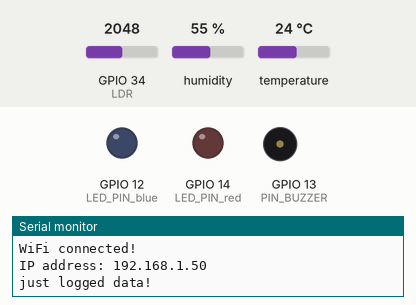
The sketch below on a simulated ESP32. Shown: output pins drawn as LEDs (lit = HIGH), buzzer (waves = sounding), the last lines printed to the serial monitor. Inputs (shaded band) come from the test bench; at power-on: temperature 24 °C, GPIO 34 (LDR) = 2048, humidity 55 %. WiFi joins after 1.5 s; servers stay silent unless stated.

Above: at 3.2 s.
3.3 s: temperature set to 34 °C
13.2 s: temperature set to 37 °C
At 22.8 s:
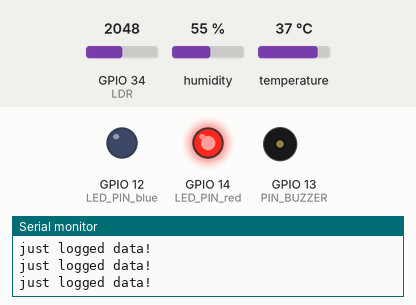
23.4 s: temperature set to 12 °C
29.0 s: temperature set to 41 °C
At 37.58 s:
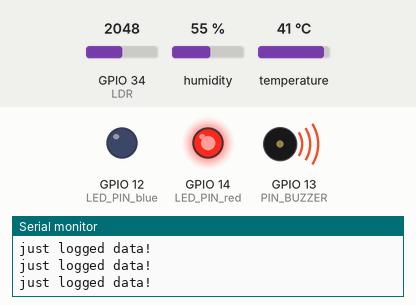
Timing chart, 0 to 39.2 s (numbered marks = the images above; inputs shaded):
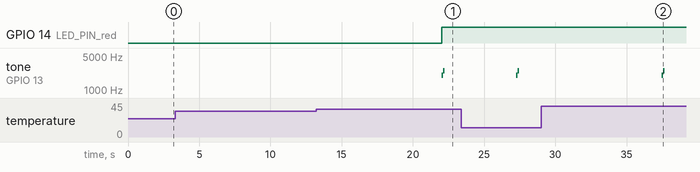

Measured:
- the behaviour switches between 35 and 36 °C on temperature (found by bisection; images 0 and 1)
- after the input at 13.2 s, GPIO 14 (LED_PIN_red): LOW → HIGH after 8.8 s; tone on GPIO 13 (PIN_BUZZER): silent → 2000 Hz after 8.8 s, → 2500 Hz 0.10 s later, → silent 0.10 s later
- after the input at 29.0 s, tone on GPIO 13 (PIN_BUZZER): silent → 2000 Hz after 8.5 s, → 2500 Hz 0.10 s later, → silent 0.10 s later

The sketch:

greenHouse.ino
```cpp
//----------------------------------------------------------------------
#include "DHTesp.h"  //include needed for temp & humity sensor
#include <WiFi.h>  //include needed for wifi connection

//definitions:
#define dhtPin 33 //pin number for DHT11 data
static DHTesp dht;  //define dht object
#define LDR 34  //define the light sensor pin
double f = 0;  //variable for sensing temp
double h = 0;  //variable for sensing humidity
int light = 0;  //variable for sensing light
const int T = 5;  //monitor temperautre, light & humidity ever T seconds
const int K = 25;  //keep a record of the K most recent values
int Time = 0;  //variable that will be updated with current time
//Size of array of data (K is each line of data, 65 is max amount of chars in each line):
const int ARRAYSIZE = K * 65;  //initialize size of array
String datas[ARRAYSIZE] = {};  //initialize array for storing data logs
int arrayCount = 0;  //variable used when initializing datas[] array
const int THIGH = 95;  //variable used for high temp
const int TLOW = 25;  //variable used for low temp
#define PIN_BUZZER 13  //buzzer for alarm
#define CHN 0  //define the pwm channel
#define LED_PIN_blue 12  //LED pin for low temp
#define LED_PIN_red 14  //LED pin for high temp
int alarmTime = 0;  //holds the time of when the alarm sounds
int alarmTemp = 0;  //holds the temp when alarm is sounded
String alarmNote;  //note to be posted on website to indicate alarm has sounded
#define ssid "network-name"
#define pwd "network-password"
static WiFiServer server( 80 );  //using port 80

//----------------------------------------------------------------------
void setup ( void ) {
  Serial.begin( 115200 );
  pinMode( LED_PIN_blue, OUTPUT ); //set the LED pin mode
  pinMode( LED_PIN_red, OUTPUT ); //set the LED pin mode
  dht.setup( dhtPin, DHTesp::DHT11 ); //init sensor
  pinMode(PIN_BUZZER, OUTPUT);  //setup buzzer as output
  ledcSetup(CHN, 0, 10);  //setup the pwm channel
  ledcAttachPin(PIN_BUZZER, CHN); //attach the led pin to pwm channel
  ledcWriteTone(CHN, 0);  //set the alarm to output no sound
  connectToWiFi();  //call function to connect to wifi
  server.begin();  //begin server
  //initialize array of data with blank data message:
  for (int i = 0; i < K; i++) { //loop through all 25 logs
    datas[i] = String("logging data ... please wait");  //give this String value
  }
}
//----------------------------------------------------------------------
static void connectToWiFi ( void ) {  //function to connect to wifi
  Serial.println( "Connecting to WiFi network: " + String(ssid) );
  WiFi.begin( ssid, pwd );
  while (WiFi.status() != WL_CONNECTED) { //wait until connected
    delay( 1000 );
    Serial.print( "." );
  }
  Serial.println();
  Serial.println( "WiFi connected!" );
  Serial.print( "IP address: " );
  Serial.println( WiFi.localIP() );
}

//----------------------------------------------------------------------
static void outputHTML ( WiFiClient& client, String datas[] ) {
  //HTTP headers always start with a response code (e.g. HTTP/1.1 200 OK),
  // a content-type so the client knows what's coming, and then a blank line
  client.println( "HTTP/1.1 200 OK" );
  client.println( "Content-type:text/html" );
  client.println();
  //output the content of the HTTP response
  client.println( "<html lang='en'>" );
  client.println( " <head> ");
  client.println("<meta charset='utf-8'> ");
  client.println( "<meta name='viewport' content='width=device-width, initial-scale=1, shrink-to-fit=no'> ");
  client.println( "<meta name='description' content='Greenhouse data log'> ");
  client.println( "<meta name='Cal Colistra' content='Greenhouse'> ");
  client.println( "<link rel='icon' type='image' href='https://www.my-indiana-home.com/wp-content/uploads/2014/02/greenhouse_ks-511x404.jpg'> ");
  client.println( "<title>GreenHouse</title> ");
  client.println( "<link rel='stylesheet' href='https://maxcdn.bootstrapcdn.com/bootstrap/4.0.0/css/bootstrap.min.css' integrity='sha384-Gn5384xqQ1aoWXA+058RXPxPg6fy4IWvTNh0E263XmFcJlSAwiGgFAW/dAiS6JXm' crossorigin='anonymous'>");
  client.println(" </head> " );
  client.println("<header>");
  client.println("<div class='navbar navbar-dark bg-dark box-shadow'>");
  client.println("<div class='container d-flex justify-content-between'>");
  client.println("<a href='#' class='navbar-brand d-flex align-items-center'><strong class='shadow'>GreenHouse</strong></a>");
  client.println("</div></div></header>");
  client.println( " <body>" );
  client.println("<main role='main'><section class='jumbotron text-center'>");
  client.println("<p class='lead text-muted'><button onClick='window.location.reload();'>Refresh Data</button></p>");
  client.println("<ul class='text-center'>");
  if (alarmTime != 0) {  //if alarm has been sounded
    client.println( "<strong>" + alarmNote + "</strong>" );  //print note to user
  }
  for (int i = 0; i < K; i++) { //loop through all 25 logs
    client.println( "<li>" + datas[i] + "</li>");  //print logs
  }
  client.println("</ul>");
  client.println("</section></main>");
  client.println( " </body>" );
  client.println( "</html>" );
  client.println(); //the HTTP response ends with another blank line
}
//----------------------------------------------------------------------
//function to sound the alarm....it gets called when the temp goes above THIGH
//also it turns on the red LED light to indicate high temp for the hearing impaired
void soundAlarmHigh() {
  alarmTime = millis() / 1000;  //record time of alarm in seconds
  alarmTemp = f;  //record the temp
  //create alarm note:
  alarmNote = String("Alarm Sounded at time: ") + String(alarmTime) + String(". Temperature is too High: ") + String(alarmTemp);
  digitalWrite(LED_PIN_red, HIGH);  //turn on LED
  float sinVal;  //variable to save sine value
  int toneVal;
  for (int x = 0; x < 180; x += 90) {
    sinVal = sin(x * (PI / 180)); //calculate the sine of x
    toneVal = 2000 + sinVal * 500;  //calculate the sound frequency according to the sine of x
    ledcWriteTone(CHN, toneVal);  //make sound
    delay(100);  //pause
    ledcWriteTone(CHN, 0);  //no sound
  }
}
//----------------------------------------------------------------------
//function to sound the alarm....it gets called when the temp goes below TLOW
//also it turns on the blue LED light to indicate low temp for the hearing impaired
void soundAlarmLow() {
  alarmTime = millis() / 1000;  //record time of alarm in seconds
  alarmTemp = f;  //record the temp
  //create alarm note:
  alarmNote = String("Alarm Sounded at time: ") + String(alarmTime) + String(". Temperature is too Low: ") + String(alarmTemp);
  digitalWrite(LED_PIN_blue, HIGH);  //turn on LED
  float sinVal;  //variable to save sine value
  int toneVal;
  for (int x = 0; x < 360; x += 180) {
    sinVal = sin(x * (PI / 180)); //calculate the sine of x
    toneVal = 2000 + sinVal * 250;  //calculate the sound frequency according to the sine of x
    ledcWriteTone(CHN, toneVal);  //make sound
    delay(100);  //pause
    ledcWriteTone(CHN, 0);  //no sound
  }
}
//----------------------------------------------------------------------
//function to record data from sensors and place in the array of datas[]:
void logDatas() {
  //record data:
  light = analogRead(LDR);  //read light sensor
  TempAndHumidity values = dht.getTempAndHumidity();
  if (dht.getStatus() == 0) { //success?
    f = dht.toFahrenheit( values.temperature );  //read temperature
    h = values.humidity;  //read humidity
  }
  else {
    Serial.println( "DHT11 error status: " + String(dht.getStatusString()) );
  }
  Serial.println("just logged data!");  //print to serial monitor that data has been logged
  int humid = int(h);  //change humidity to int for logging
  int times = millis() / 1000; //record time of log in seconds
  //make the long String of data:
  String st = String("Time: ") + String(times) + String(", Light= ") + String(light) + String(", Temp= ") + String(f) + String(", Humidity= ") + String(humid) + String("%");
  if (arrayCount == 0) {  //check if it is first log
    datas[arrayCount] = st;  //make the first log
    arrayCount = arrayCount + 1;  //increment
  }
  if (arrayCount > 0) {  //at this point we have made the first log
    String temp1 = datas[0];  //save values for shifting logs
    String temp2 = datas[1];  //save values for shifting logs
    for (int i = 1; i < K; i++) { //loop through 24 of the 25 logs
      datas[i] = temp1;  //shift old logs one spot down
      temp1 = temp2;  //save values for shift
      temp2 = datas[i + 1];  //shift
    }
    datas[K] = temp2;  //shift
    datas[0] = st;  //enter new data at top
  }
}
//----------------------------------------------------------------------
void loop ( void ) {
  //listen for incoming clients/requests
  WiFiClient client = server.available();
  if (!client) {
    logDatas();  //call function to log data every T seconds
    delay(T * 1000);  //wait T seconds before recording more data
    //check if temp is too high:
    if (f > THIGH) soundAlarmHigh();  //if so, sound the high alarm
    //check if temp is too low:
    if (f < TLOW)  soundAlarmLow();  //if so, sound the low alarm
    return;  //restart loop()
  }
  //got a request!
  Serial.print( "new client: " );
  Serial.println( client.remoteIP().toString() );
  logDatas();  //call function to log data every T seconds
  outputHTML( client, datas );  //output HTML every T seconds
  delay(T * 1000);  //wait T seconds before sending more data
  //check if temp is too high:
  if (f > THIGH) soundAlarmHigh();  //if so, sound the high alarm
  //check if temp is too low:
  if (f < TLOW)  soundAlarmLow();  //if so, sound the low alarm
  //close the connection
  client.stop();
  Serial.println( "client disconnected." );
}
//----------------------------------------------------------------------
```
